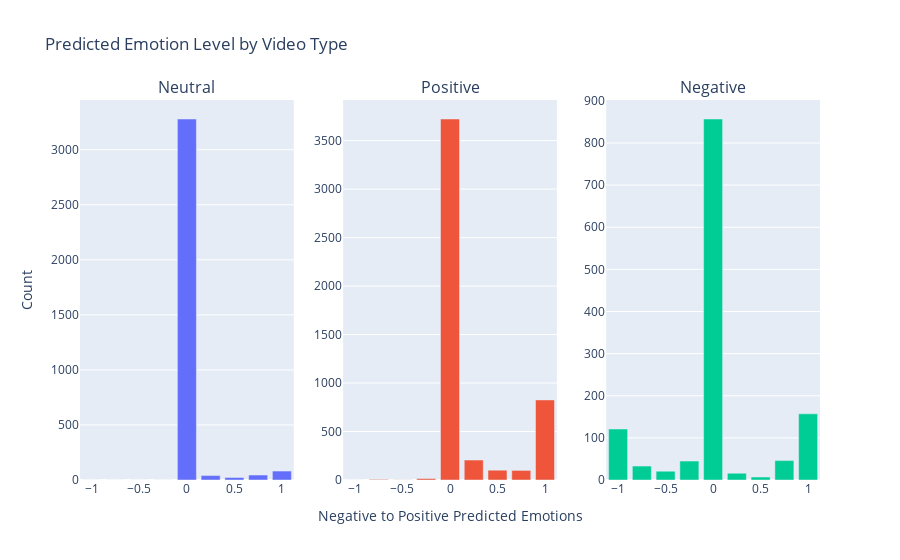

This figure's notebook cell:
### Markdown cell above
## Analyze Regressor Effectiveness

### Code cell
# Adding y_hat to data_df
data_df['y_hat'] = y_hat.tolist()

bins = [-1.5, -0.75, -0.5, -0.25, -0.1, 0.1,
        0.25, 0.5, 0.75, 1.5]
labels = [-1.0, -0.75, -0.5, -0.25, 0.0, 0.25, 0.5, 0.75, 1.0]

fig = make_subplots(rows=1, cols=3,
                    subplot_titles=('Neutral','Positive','Negative'))
emotions = ['neutral','positive','negative']
for i, emotion in enumerate(emotions):
    tmp = data_df[data_df['enc_video_type'] == label_encoding[emotion]]
    tmp['y_hat'] = pd.cut(tmp['y_hat'], bins=bins, labels=labels)
    tmp = tmp.groupby('y_hat').video_id.count().reset_index().rename(columns={'video_id':'count'})
    fig.add_trace(go.Bar(x=list(tmp['y_hat']),
                         y=list(tmp['count'])),
                  row=1, col=i + 1)

fig.update_layout(title_text='Predicted Emotion Level by Video Type', showlegend=False)
fig.update_yaxes(title_text='Count', row=1, col=1)
fig.update_xaxes(title_text='Negative to Positive Predicted Emotions', row=1, col=2)
fig.show()

### Figure 1 — Plotly figure (JSON) as saved in the notebook; plotly's stock layout.template omitted (floating-point values rounded to 4 significant figures)
{"data": [{"type": "bar", "x": [-1, -0.75, -0.5, -0.25, 0, 0.25, 0.5, 0.75, 1], "xaxis": "x", "y": [0, 0, 0, 1, 3279, 40, 23, 45, 81], "yaxis": "y"}, {"type": "bar", "x": [-1, -0.75, -0.5, -0.25, 0, 0.25, 0.5, 0.75, 1], "xaxis": "x2", "y": [0, 6, 1, 15, 3723, 206, 101, 99, 826], "yaxis": "y2"}, {"type": "bar", "x": [-1, -0.75, -0.5, -0.25, 0, 0.25, 0.5, 0.75, 1], "xaxis": "x3", "y": [121, 33, 21, 45, 857, 16, 7, 46, 157], "yaxis": "y3"}], "layout": {"annotations": [{"font": {"size": 16}, "showarrow": false, "text": "Neutral", "x": 0.1444, "xanchor": "center", "xref": "paper", "y": 1, "yanchor": "bottom", "yref": "paper"}, {"font": {"size": 16}, "showarrow": false, "text": "Positive", "x": 0.5, "xanchor": "center", "xref": "paper", "y": 1, "yanchor": "bottom", "yref": "paper"}, {"font": {"size": 16}, "showarrow": false, "text": "Negative", "x": 0.8556, "xanchor": "center", "xref": "paper", "y": 1, "yanchor": "bottom", "yref": "paper"}], "showlegend": false, "title": {"text": "Predicted Emotion Level by Video Type"}, "xaxis": {"anchor": "y", "domain": [0, 0.2889]}, "xaxis2": {"anchor": "y2", "domain": [0.3556, 0.6444], "title": {"text": "Negative to Positive Predicted Emotions"}}, "xaxis3": {"anchor": "y3", "domain": [0.7111, 1]}, "yaxis": {"anchor": "x", "domain": [0, 1], "title": {"text": "Count"}}, "yaxis2": {"anchor": "x2", "domain": [0, 1]}, "yaxis3": {"anchor": "x3", "domain": [0, 1]}}}
